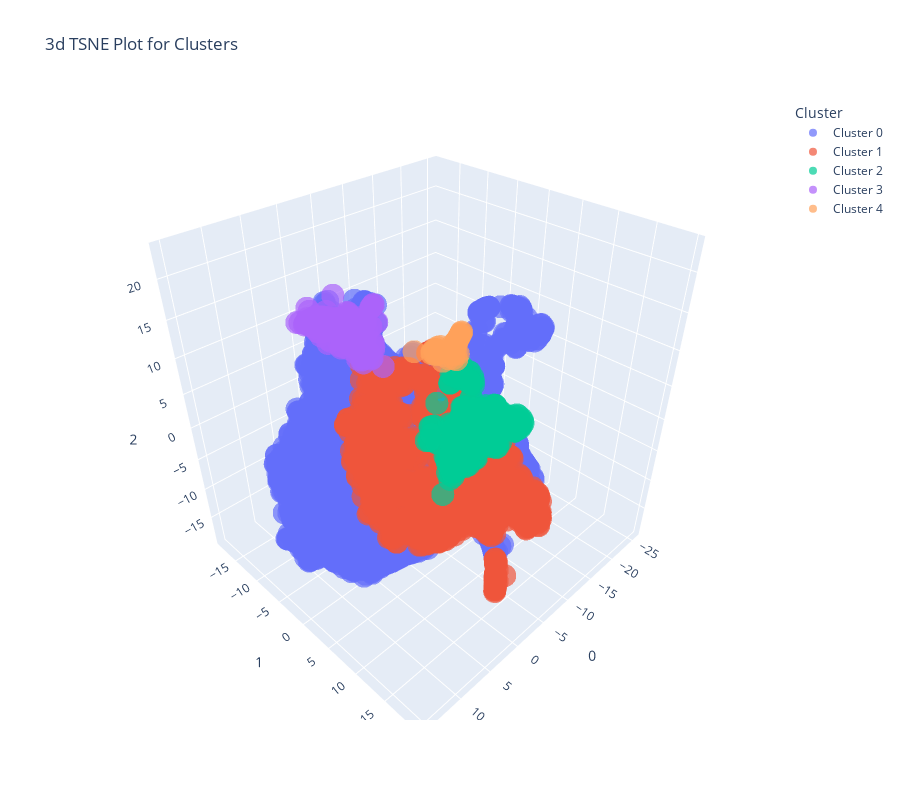

This figure's notebook cell:
### Code cell
evaluate_model(best)

### Figure 1 — Plotly figure (JSON) as saved in the notebook; plotly's stock layout.template omitted (floating-point values rounded to 4 significant figures; data arrays with more than 128 entries replaced by an {"elided": "..."} marker saying what was removed)
{"data": [{"customdata": {"elided": "4101x1 str values"}, "hovertemplate": "Cluster=Cluster 0<br>0=%{x}<br>1=%{y}<br>2=%{z}<br>Feature=%{customdata[0]}<extra></extra>", "legendgroup": "Cluster 0", "marker": {"color": "#636efa", "opacity": 0.7, "symbol": "circle"}, "mode": "markers", "name": "Cluster 0", "scene": "scene", "showlegend": true, "type": "scatter3d", "x": {"elided": "4101 float values"}, "y": {"elided": "4101 float values"}, "z": {"elided": "4101 float values"}}, {"customdata": {"elided": "1149x1 str values"}, "hovertemplate": "Cluster=Cluster 1<br>0=%{x}<br>1=%{y}<br>2=%{z}<br>Feature=%{customdata[0]}<extra></extra>", "legendgroup": "Cluster 1", "marker": {"color": "#EF553B", "opacity": 0.7, "symbol": "circle"}, "mode": "markers", "name": "Cluster 1", "scene": "scene", "showlegend": true, "type": "scatter3d", "x": {"elided": "1149 float values"}, "y": {"elided": "1149 float values"}, "z": {"elided": "1149 float values"}}, {"customdata": {"elided": "252x1 str values"}, "hovertemplate": "Cluster=Cluster 2<br>0=%{x}<br>1=%{y}<br>2=%{z}<br>Feature=%{customdata[0]}<extra></extra>", "legendgroup": "Cluster 2", "marker": {"color": "#00cc96", "opacity": 0.7, "symbol": "circle"}, "mode": "markers", "name": "Cluster 2", "scene": "scene", "showlegend": true, "type": "scatter3d", "x": {"elided": "252 float values"}, "y": {"elided": "252 float values"}, "z": {"elided": "252 float values"}}, {"customdata": {"elided": "215x1 str values"}, "hovertemplate": "Cluster=Cluster 3<br>0=%{x}<br>1=%{y}<br>2=%{z}<br>Feature=%{customdata[0]}<extra></extra>", "legendgroup": "Cluster 3", "marker": {"color": "#ab63fa", "opacity": 0.7, "symbol": "circle"}, "mode": "markers", "name": "Cluster 3", "scene": "scene", "showlegend": true, "type": "scatter3d", "x": {"elided": "215 float values"}, "y": {"elided": "215 float values"}, "z": {"elided": "215 float values"}}, {"customdata": [["R4UOc8mfRYc"], ["1WQ9ZzXszFY"], ["GJIOZv0b5GI"], ["tMPYCbrMCpw"], ["dHu8n-F6PR4"], ["jxp3BzqhJac"], ["YtACm_g4xhU"], ["UOpGItD9km0"], ["z7-yoZ4Ofk0"], ["OurNLsPNQhM"], ["gujSc5SmTzk"], ["n_82hJNMlPE"], ["j0m4rcx0of4"], ["1q2Tuktx2zw"], ["QlV0WhZorxQ"], ["3V04aiyz1Mc"], ["vTvEAze_BeA"], ["EVnzXA9b7Ww"], ["L40sVzEsmPs"], ["YbCKfjMLkcU"], ["YrbLbXdO98k"], ["3BguPZGavSM"], ["RM7jTGn2iJM"], ["ZNuV-je0RIo"], ["BttJ54VZxgQ"], ["X8QjCzE22WM"], ["vrL1rQisV54"], ["zxQuS6RUv1o"], ["v-YdgZmf618"], ["JPWD65Yk1tY"], ["99lb8tzWbR0"], ["e2GTVo8tVOk"], ["l1eaZPBVdg4"], ["hyeKiVzt2p0"], ["RKERF-9mM_g"], ["hN507yrGm8k"], ["qVsuxY6ZSko"], ["bPYKcf89f80"], ["EAd7cMSm4Ng"], ["gjSoYa2a9dE"], ["ebfj5Ac0Vak"], ["fABwFmesdtI"], ["-ckNSsWuvgw"]], "hovertemplate": "Cluster=Cluster 4<br>0=%{x}<br>1=%{y}<br>2=%{z}<br>Feature=%{customdata[0]}<extra></extra>", "legendgroup": "Cluster 4", "marker": {"color": "#FFA15A", "opacity": 0.7, "symbol": "circle"}, "mode": "markers", "name": "Cluster 4", "scene": "scene", "showlegend": true, "type": "scatter3d", "x": [-7.802, -9.777, -6.716, -9.453, -8.556, -8.967, -9.628, -7.276, -9.749, -7.75, -7.549, -9.699, -9.929, -9.233, -8.97, -9.829, -7.708, -8.987, -6.545, -7.056, -8.105, -8.995, -9.238, -7.659, -9.89, -7.968, -9.647, -9.405, -7.558, -9.497, -9.334, -9.292, -9.433, -9.103, -9.752, -8.187, -9.708, -6.879, -7.543, -9.173, -6.685, -9.365, -9.053], "y": [0.2742, 1.159, -0.5399, 0.9729, 0.4613, 0.699, 1.071, -0.1907, 1.145, -0.3456, -0.8399, 1.113, 1.244, 1.103, 0.9146, 1.189, -0.9906, 0.8468, -3.421, -0.1678, -1.05, 0.7098, 1.181, -0.2346, 1.223, 0.2056, 1.087, 1.288, -0.646, 1.002, 0.9134, 0.9166, 0.9926, 0.8023, 1.143, -1.021, 1.117, -0.2902, 0.03704, 0.9119, -0.462, 0.9121, 0.9252], "z": [7.869, 11.03, 9.045, 10.37, 7.981, 8.508, 10.71, 9.819, 10.96, 8.998, 8.888, 10.86, 11.42, 8.758, 8.034, 11.16, 8.34, 8.927, 8.178, 9.623, 8.107, 9.851, 7.863, 8.796, 11.32, 8.574, 10.72, 8.645, 9.207, 10.41, 10.08, 9.86, 10.14, 9.643, 10.99, 8.362, 10.89, 9.647, 9.925, 9.219, 9.353, 10.23, 8.566]}], "layout": {"height": 800, "legend": {"title": {"text": "Cluster"}, "tracegroupgap": 0}, "scene": {"domain": {"x": [0, 1], "y": [0, 1]}, "xaxis": {"title": {"text": "0"}}, "yaxis": {"title": {"text": "1"}}, "zaxis": {"title": {"text": "2"}}}, "title": {"text": "3d TSNE Plot for Clusters"}, "width": 900}}
